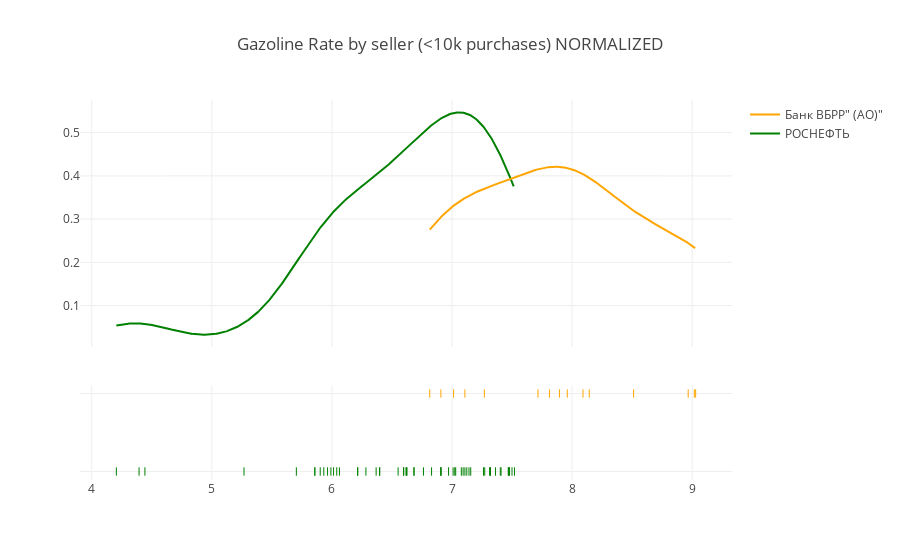

Source (notebook cell):
### Markdown cell above
Очевидно (и статистически подтверждено), что они распределения не нормальные. Преобразуем и посмотрим на гистограммы ещё раз.

### Code cell
temp1 = temp[temp.shop_description.isin(['РОСНЕФТЬ','Банк ВБРР" (АО)"'])]

hist_data = [stats.boxcox(temp1[temp1.shop_description==shop].rate, lmbda=0) for shop in temp1.shop_description.unique()]

group_labels = list(temp1.shop_description.unique())
colors = ['green', 'orange']

fig = ff.create_distplot(hist_data, group_labels, show_hist=False, colors=colors)
fig['layout'].update(title='Gazoline Rate by seller (<10k purchases) NORMALIZED')
pyo.iplot(fig)

### Figure 1 — Plotly figure (JSON) as saved in the notebook; plotly's stock layout.template omitted (floating-point values rounded to 4 significant figures; data arrays with more than 128 entries replaced by an {"elided": "..."} marker saying what was removed)
{"data": [{"legendgroup": "РОСНЕФТЬ", "marker": {"color": "green"}, "mode": "lines", "name": "РОСНЕФТЬ", "showlegend": true, "type": "scatter", "uid": "cbf0384f-d553-4fbd-9610-96523e952f74", "x": {"elided": "500 float values"}, "xaxis": "x", "y": {"elided": "500 float values"}, "yaxis": "y"}, {"legendgroup": "Банк ВБРР\" (АО)\"", "marker": {"color": "orange"}, "mode": "lines", "name": "Банк ВБРР\" (АО)\"", "showlegend": true, "type": "scatter", "uid": "ee47f1e9-3f62-40d2-b9f2-a833ef5473a0", "x": {"elided": "500 float values"}, "xaxis": "x", "y": {"elided": "500 float values"}, "yaxis": "y"}, {"legendgroup": "РОСНЕФТЬ", "marker": {"color": "green", "symbol": "line-ns-open"}, "mode": "markers", "name": "РОСНЕФТЬ", "showlegend": false, "type": "scatter", "uid": "7a85147b-a717-472c-8827-a5dadbe6461e", "x": [5.903, 6.215, 5.991, 6.062, 6.368, 5.858, 6.551, 7.52, 7.47, 7.156, 7.031, 6.014, 7.32, 7.474, 7.479, 7.313, 6.762, 6.397, 5.964, 5.268, 4.205, 7.402, 7.107, 6.62, 6.907, 6.908, 6.214, 6.596, 5.704, 6.283, 5.932, 7.093, 7.5, 7.123, 7.273, 6.685, 7.023, 6.617, 7.262, 7.363, 5.858, 7.319, 4.443, 6.398, 6.83, 7.142, 6.971, 4.394, 6.908, 6.682, 7.408, 6.04, 6.599, 7.009, 6.625, 7.469, 7.078], "xaxis": "x", "y": ["РОСНЕФТЬ", "РОСНЕФТЬ", "РОСНЕФТЬ", "РОСНЕФТЬ", "РОСНЕФТЬ", "РОСНЕФТЬ", "РОСНЕФТЬ", "РОСНЕФТЬ", "РОСНЕФТЬ", "РОСНЕФТЬ", "РОСНЕФТЬ", "РОСНЕФТЬ", "РОСНЕФТЬ", "РОСНЕФТЬ", "РОСНЕФТЬ", "РОСНЕФТЬ", "РОСНЕФТЬ", "РОСНЕФТЬ", "РОСНЕФТЬ", "РОСНЕФТЬ", "РОСНЕФТЬ", "РОСНЕФТЬ", "РОСНЕФТЬ", "РОСНЕФТЬ", "РОСНЕФТЬ", "РОСНЕФТЬ", "РОСНЕФТЬ", "РОСНЕФТЬ", "РОСНЕФТЬ", "РОСНЕФТЬ", "РОСНЕФТЬ", "РОСНЕФТЬ", "РОСНЕФТЬ", "РОСНЕФТЬ", "РОСНЕФТЬ", "РОСНЕФТЬ", "РОСНЕФТЬ", "РОСНЕФТЬ", "РОСНЕФТЬ", "РОСНЕФТЬ", "РОСНЕФТЬ", "РОСНЕФТЬ", "РОСНЕФТЬ", "РОСНЕФТЬ", "РОСНЕФТЬ", "РОСНЕФТЬ", "РОСНЕФТЬ", "РОСНЕФТЬ", "РОСНЕФТЬ", "РОСНЕФТЬ", "РОСНЕФТЬ", "РОСНЕФТЬ", "РОСНЕФТЬ", "РОСНЕФТЬ", "РОСНЕФТЬ", "РОСНЕФТЬ", "РОСНЕФТЬ"], "yaxis": "y2"}, {"legendgroup": "Банк ВБРР\" (АО)\"", "marker": {"color": "orange", "symbol": "line-ns-open"}, "mode": "markers", "name": "Банк ВБРР\" (АО)\"", "showlegend": false, "type": "scatter", "uid": "04918ee9-8844-49b8-b2f5-5c2e9a7861b3", "x": [8.091, 6.815, 7.013, 7.96, 7.107, 7.716, 8.143, 7.27, 8.967, 8.513, 9.018, 6.908, 7.895, 9.029, 7.811], "xaxis": "x", "y": ["Банк ВБРР\" (АО)\"", "Банк ВБРР\" (АО)\"", "Банк ВБРР\" (АО)\"", "Банк ВБРР\" (АО)\"", "Банк ВБРР\" (АО)\"", "Банк ВБРР\" (АО)\"", "Банк ВБРР\" (АО)\"", "Банк ВБРР\" (АО)\"", "Банк ВБРР\" (АО)\"", "Банк ВБРР\" (АО)\"", "Банк ВБРР\" (АО)\"", "Банк ВБРР\" (АО)\"", "Банк ВБРР\" (АО)\"", "Банк ВБРР\" (АО)\"", "Банк ВБРР\" (АО)\""], "yaxis": "y2"}], "layout": {"barmode": "overlay", "hovermode": "closest", "legend": {"traceorder": "reversed"}, "title": {"text": "Gazoline Rate by seller (<10k purchases) NORMALIZED"}, "xaxis": {"anchor": "y2", "domain": [0, 1], "zeroline": false}, "yaxis": {"anchor": "free", "domain": [0.35, 1], "position": 0}, "yaxis2": {"anchor": "x", "domain": [0, 0.25], "dtick": 1, "showticklabels": false}}}
